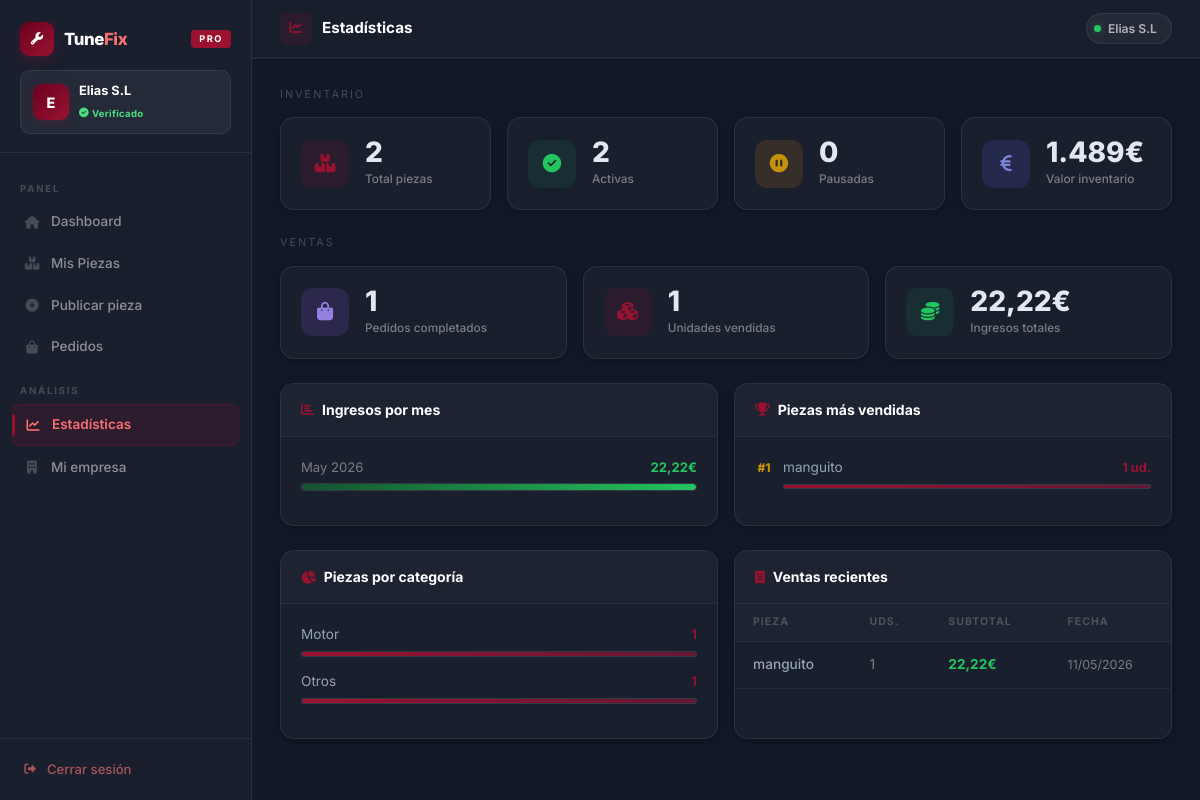
/proveedor.php?page=estadisticas (signed in), run on the app's committed database.
### tables this page shows
CREATE TABLE `pieza` (
  `id` int(11) NOT NULL,
  `referencia` varchar(50) NOT NULL,
  `nombre` varchar(100) NOT NULL,
  `descripcion` text DEFAULT NULL,
  `imagen` varchar(255) NOT NULL,
  `url` varchar(255) DEFAULT NULL,
  `proveedor_id` int(11) DEFAULT NULL,
  `categoria` varchar(100) DEFAULT NULL,
  `estado_pieza` enum('nueva','usada_buena','usada_desgaste') DEFAULT 'nueva',
  `precio` decimal(10,2) DEFAULT 0.00,
  `stock` int(11) DEFAULT 0,
  `garantia` varchar(50) DEFAULT 'Sin garantía',
  `activa` tinyint(1) DEFAULT 1,
  `created_at` timestamp NOT NULL DEFAULT current_timestamp(),
  `subido_por` int(11) DEFAULT NULL
);

CREATE TABLE `pedido_item` (
  `id` int(11) NOT NULL,
  `pedido_id` int(11) NOT NULL,
  `pieza_id` int(11) NOT NULL,
  `cantidad` int(11) NOT NULL,
  `precio_u` decimal(10,2) NOT NULL
);

CREATE TABLE `pedido` (
  `id` int(11) NOT NULL,
  `usuario_id` int(11) NOT NULL,
  `stripe_session_id` varchar(200) NOT NULL,
  `total` decimal(10,2) NOT NULL,
  `estado` enum('pendiente','pagado','cancelado') DEFAULT 'pendiente',
  `created_at` timestamp NOT NULL DEFAULT current_timestamp()
);

### views/proveedor/estadisticas.php (the view, shortened to what the rows shown need)
<?php
$porCategoria = [];
foreach ($piezas as $p) {
    $cat = $p['categoria'] ?: 'Otras';
    $porCategoria[$cat] = ($porCategoria[$cat] ?? 0) + 1;
}
arsort($porCategoria);
$recientes        = $statsVentas['recientes'];
?>
<div class="row g-3">
  <div class="col-md-6">
    <div class="admin-card" style="height:100%;">
      <div style="padding:20px;">
        <?php if (empty($porCategoria)): ?>
          <p style="color:var(--text-muted); text-align:center; margin:20px 0;">Sin datos todavía</p>
        <?php else: ?>
          <?php $maxVal = max($porCategoria); ?>
          <?php foreach ($porCategoria as $cat => $count): ?>
            <div style="margin-bottom:14px;">
              <div style="display:flex; justify-content:space-between; margin-bottom:5px;">
                <span style="font-size:.85rem; color:var(--text);"><?= htmlspecialchars($cat) ?></span>
                <span style="font-size:.82rem; color:var(--accent); font-weight:600;"><?= $count ?></span>
              </div>
              <div style="background:var(--border-soft); border:1px solid var(--border); border-radius:4px; height:6px; overflow:hidden;">
                <div style="background:linear-gradient(90deg,var(--accent),rgba(164,4,46,.5)); height:100%; width:<?= round($count/$maxVal*100) ?>%; border-radius:4px; transition:width .4s;"></div>
              </div>
            </div>
          <?php endforeach; ?>
        <?php endif; ?>
      </div>
    </div>
  </div>
  <div class="col-md-6">
    <div class="admin-card" style="height:100%;">
      <?php if (empty($recientes)): ?>
        <div style="padding:40px; text-align:center; color:var(--text-muted);">
          <i class="fas fa-receipt fa-2x" style="display:block;margin-bottom:10px;opacity:.2;"></i>Sin ventas registradas aún
        </div>
      <?php else: ?>
        <div class="table-responsive">
          <table class="table table-prov" style="margin:0;">
            <thead><tr>
              <th>Pieza</th><th>Uds.</th><th>Subtotal</th><th>Fecha</th>
            </tr></thead>
            <tbody>
              <?php foreach ($recientes as $r): ?>
              <tr>
                <td style="max-width:160px;overflow:hidden;text-overflow:ellipsis;white-space:nowrap;color:var(--text);font-weight:500;">
                  <?= htmlspecialchars($r['pieza_nombre']) ?>
                </td>
                <td style="color:var(--text-muted);"><?= (int)$r['cantidad'] ?></td>
                <td style="color:#22c55e; font-weight:700;"><?= number_format($r['subtotal'], 2, ',', '.') ?>€</td>
                <td style="color:var(--text-muted); font-size:.78rem; white-space:nowrap;">
                  <?= date('d/m/Y', strtotime($r['created_at'])) ?>
                </td>
              </tr>
              <?php endforeach; ?>
            </tbody>
          </table>
        </div>
      <?php endif; ?>
    </div>
  </div>
</div>

### data on the page
pieza: categoria "Otros"
pedido_item: pieza.nombre "manguito", cantidad "1", subtotal "22,22", pedido.created_at "11/05/2026"

### other printed values
$inicial "E"
$empresa "Elias S.L"
$label "Dashboard"
$label "Mis Piezas"
$label "Publicar pieza"
$label "Pedidos"
$label "Estadísticas"
$label "Mi empresa"
$pageLabel "Estadísticas"
$totalPiezas "2"
$totalActivas "2"
$pausadas "0"
$valorTotal "1.489"
$numPedidos "1"
$unidadesVendidas "1"
